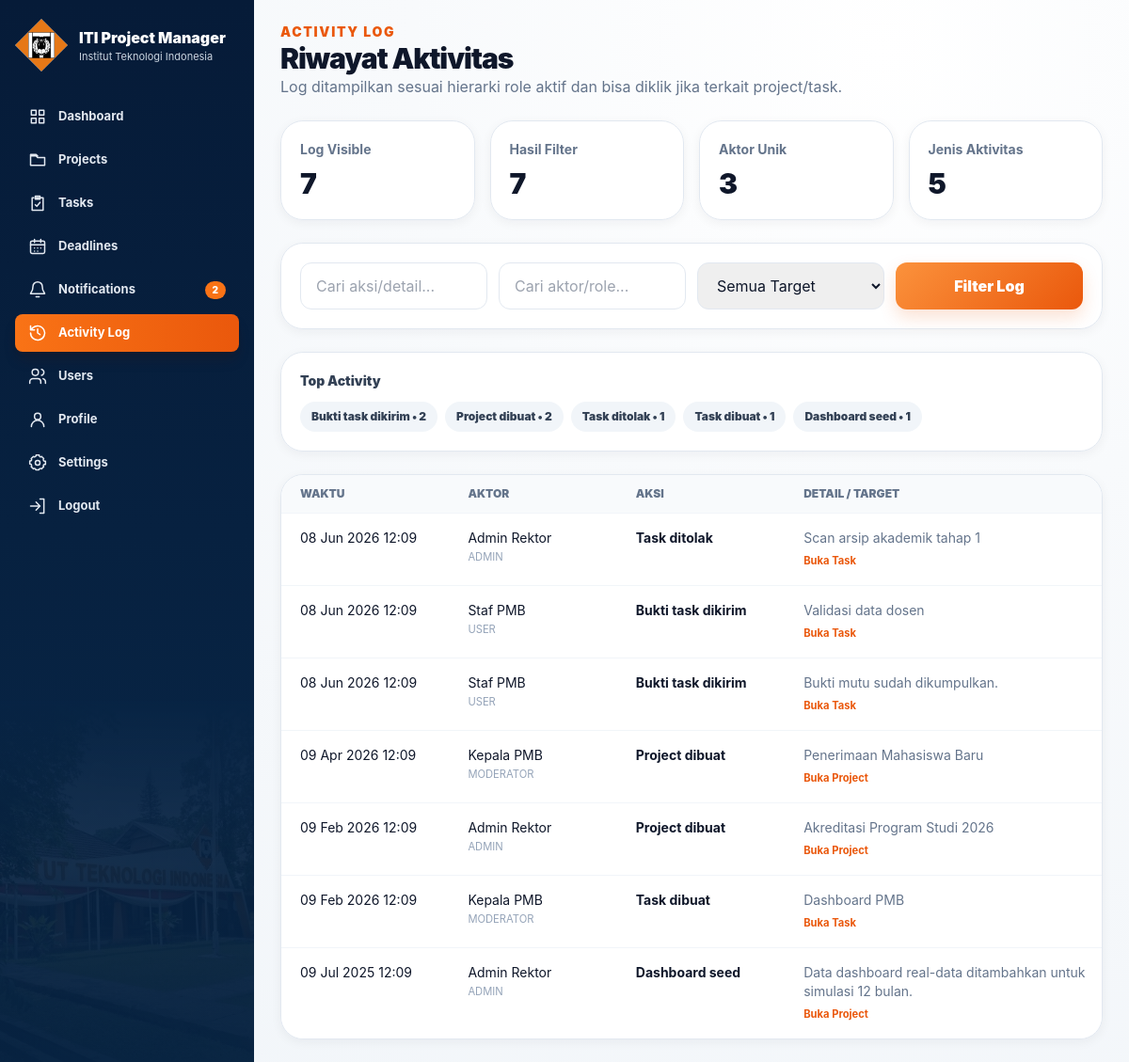
Page /index.php?page=activity (signed in) on the committed database.
### tables this page shows
CREATE TABLE activity_logs (
    id INT AUTO_INCREMENT PRIMARY KEY,
    user_id INT NOT NULL,
    action VARCHAR(180) NOT NULL,
    detail TEXT NULL,
    project_id INT NULL,
    task_id INT NULL,
    created_at DATETIME NOT NULL DEFAULT CURRENT_TIMESTAMP,
    INDEX idx_activity_user (user_id),
    INDEX idx_activity_created (created_at),
    CONSTRAINT fk_activity_user FOREIGN KEY (user_id) REFERENCES users(id),
    CONSTRAINT fk_activity_project FOREIGN KEY (project_id) REFERENCES projects(id) ON DELETE SET NULL,
    CONSTRAINT fk_activity_task FOREIGN KEY (task_id) REFERENCES tasks(id) ON DELETE SET NULL
);

CREATE TABLE users (
    id INT AUTO_INCREMENT PRIMARY KEY,
    name VARCHAR(120) NOT NULL,
    email VARCHAR(160) NOT NULL UNIQUE,
    password_hash VARCHAR(255) NOT NULL,
    role ENUM('SUPERADMIN','ADMIN','MODERATOR','USER') NOT NULL DEFAULT 'USER',
    unit VARCHAR(120) NULL,
    status ENUM('active','inactive') NOT NULL DEFAULT 'active',
    created_by INT NULL,
    created_at DATETIME NOT NULL DEFAULT CURRENT_TIMESTAMP,
    updated_at DATETIME NULL,
    deleted_at DATETIME NULL,
    INDEX idx_users_role (role),
    INDEX idx_users_status (status)
);

### includes/functions.php (called while the page is built, shortened)
<?php
function e($value) {
    return htmlspecialchars((string)$value, ENT_QUOTES, 'UTF-8');
}
function current_user() {
    return $_SESSION['user'] ?? null;
}
function role_rank($role) {
    return [
        'USER' => 1,
        'MODERATOR' => 2,
        'ADMIN' => 3,
        'SUPERADMIN' => 4,
    ][$role] ?? 0;
}
function get_activity_target_url($row) {
    if (!empty($row['task_id'])) {
        return 'actions/task-detail.php?id=' . (int)$row['task_id'];
    }
    if (!empty($row['project_id'])) {
        return 'actions/project-detail.php?id=' . (int)$row['project_id'];
    }
    return 'index.php?page=activity';
}

### pages/activity.php (the view, shortened to what this page needs)
<?php
$user = current_user();
$actionFilter = trim($_GET['action_filter'] ?? '');
$actorFilter = trim($_GET['actor_filter'] ?? '');
$targetFilter = $_GET['target'] ?? 'all';
$stmt = $pdo->query("
    SELECT a.*, u.name, u.role
    FROM activity_logs a
    JOIN users u ON u.id = a.user_id
    ORDER BY a.created_at DESC
    LIMIT 500
");
$all = $stmt->fetchAll();
if ($user['role'] === 'SUPERADMIN') {
    $visible = $all;
} else {
    $visible = array_values(array_filter($all, function($row) use ($user) {
        if ((int)$row['user_id'] === (int)$user['id']) return true;
        return role_rank($row['role']) < role_rank($user['role']);
    }));
}
$rows = array_values(array_filter($visible, function($row) use ($actionFilter, $actorFilter, $targetFilter) {
    if ($actionFilter && stripos($row['action'], $actionFilter) === false && stripos($row['detail'], $actionFilter) === false) return false;
    if ($actorFilter && stripos($row['name'], $actorFilter) === false && stripos($row['role'], $actorFilter) === false) return false;
    if ($targetFilter === 'project' && empty($row['project_id'])) return false;
    if ($targetFilter === 'task' && empty($row['task_id'])) return false;
    if ($targetFilter === 'general' && (!empty($row['project_id']) || !empty($row['task_id']))) return false;
    return true;
}));
$rows = array_slice($rows, 0, 150);
$actionSummary = [];
foreach ($visible as $row) {
    $actionSummary[$row['action']] = ($actionSummary[$row['action']] ?? 0) + 1;
}
arsort($actionSummary);
$topActions = array_slice($actionSummary, 0, 5, true);
?>
<div class="mb-6">
    <p class="text-sm font-black uppercase tracking-wide text-orange-600">Activity Log</p>
    <h2 class="text-3xl font-black">Riwayat Aktivitas</h2>
    <p class="text-slate-500">Log ditampilkan sesuai hierarki role aktif dan bisa diklik jika terkait project/task.</p>
</div>
<div class="mb-6 grid gap-4 md:grid-cols-4">
    <div class="rounded-3xl border border-slate-200 bg-white p-5 shadow-sm">
        <p class="text-sm font-bold text-slate-500">Log Visible</p>
        <strong class="mt-2 block text-3xl font-black"><?= e(count($visible)) ?></strong>
    </div>
    <div class="rounded-3xl border border-slate-200 bg-white p-5 shadow-sm">
        <p class="text-sm font-bold text-slate-500">Hasil Filter</p>
        <strong class="mt-2 block text-3xl font-black"><?= e(count($rows)) ?></strong>
    </div>
    <div class="rounded-3xl border border-slate-200 bg-white p-5 shadow-sm">
        <p class="text-sm font-bold text-slate-500">Aktor Unik</p>
        <strong class="mt-2 block text-3xl font-black"><?= e(count(array_unique(array_column($visible, 'user_id')))) ?></strong>
    </div>
    <div class="rounded-3xl border border-slate-200 bg-white p-5 shadow-sm">
        <p class="text-sm font-bold text-slate-500">Jenis Aktivitas</p>
        <strong class="mt-2 block text-3xl font-black"><?= e(count($actionSummary)) ?></strong>
    </div>
</div>
<form method="get" class="mb-6 rounded-3xl border border-slate-200 bg-white p-5 shadow-sm">
    <div class="grid gap-3 lg:grid-cols-4">
        <input class="rounded-xl border border-slate-200 px-4 py-3" name="action_filter" placeholder="Cari aksi/detail..." value="<?= e($actionFilter) ?>">
        <input class="rounded-xl border border-slate-200 px-4 py-3" name="actor_filter" placeholder="Cari aktor/role..." value="<?= e($actorFilter) ?>">
        <select class="rounded-xl border border-slate-200 px-4 py-3" name="target">
            <?php foreach (['all'=>'Semua Target','project'=>'Terkait Project','task'=>'Terkait Task','general'=>'Umum'] as $key => $label): ?>
                <option value="<?= e($key) ?>" <?= $targetFilter === $key ? 'selected' : '' ?>><?= e($label) ?></option>
            <?php endforeach; ?>
        </select>
        <button class="rounded-xl bg-orange-600 px-4 py-3 font-black text-white">Filter Log</button>
    </div>
</form>
<?php if ($topActions): ?>
<div class="mb-6 rounded-3xl border border-slate-200 bg-white p-5 shadow-sm">
    <p class="mb-3 text-sm font-black text-slate-700">Top Activity</p>
    <div class="flex flex-wrap gap-2">
        <?php foreach ($topActions as $actionName => $count): ?>
            <a class="rounded-full bg-slate-100 px-3 py-2 text-xs font-black text-slate-700 hover:bg-slate-200" href="index.php?page=activity&action_filter=<?= e(urlencode($actionName)) ?>"><?= e($actionName) ?> • <?= e($count) ?></a>
        <?php endforeach; ?>
    </div>
</div>
<?php endif; ?>
<section class="overflow-x-auto rounded-3xl border border-slate-200 bg-white shadow-sm iti-scrollbar">
    <div class="grid min-w-[920px] grid-cols-5 gap-3 bg-slate-50 px-5 py-3 text-xs font-black uppercase text-slate-500">
        <span>Waktu</span>
        <span>Aktor</span>
        <span>Aksi</span>
        <span class="col-span-2">Detail / Target</span>
    </div>
    <?php foreach ($rows as $row): ?>
        <?php $url = get_activity_target_url($row); ?>
        <a href="<?= e($url) ?>" class="grid min-w-[920px] grid-cols-5 gap-3 border-t border-slate-100 px-5 py-4 text-sm hover:bg-slate-50">
            <span><?= e(date('d M Y H:i', strtotime($row['created_at']))) ?></span>
            <span><?= e($row['name']) ?> <small class="block text-slate-400"><?= e($row['role']) ?></small></span>
            <span class="font-bold"><?= e($row['action']) ?></span>
            <span class="col-span-2 text-slate-500">
                <?= e($row['detail']) ?>
                <small class="mt-1 block font-bold text-orange-600">
                    <?= !empty($row['task_id']) ? 'Buka Task' : (!empty($row['project_id']) ? 'Buka Project' : 'Log umum') ?>
                </small>
            </span>
        </a>
    <?php endforeach; ?>
</section>

### rows in the picture
activity_logs: created_at "08 Jun 2026 12:09", user.name "Admin Rektor", user.role "ADMIN", action "Task ditolak", detail "Scan arsip akademik tahap 1", shows "Buka Task"
activity_logs: created_at "08 Jun 2026 12:09", user.name "Staf PMB", user.role "USER", action "Bukti task dikirim", detail "Validasi data dosen", shows "Buka Task"
activity_logs: created_at "08 Jun 2026 12:09", user.name "Staf PMB", user.role "USER", action "Bukti task dikirim", detail "Bukti mutu sudah dikumpulkan.", shows "Buka Task"
activity_logs: created_at "09 Apr 2026 12:09", user.name "Kepala PMB", user.role "MODERATOR", action "Project dibuat", detail "Penerimaan Mahasiswa Baru", shows "Buka Project"
activity_logs: created_at "09 Feb 2026 12:09", user.name "Admin Rektor", user.role "ADMIN", action "Project dibuat", detail "Akreditasi Program Studi 2026", shows "Buka Project"
activity_logs: created_at "09 Feb 2026 12:09", user.name "Kepala PMB", user.role "MODERATOR", action "Task dibuat", detail "Dashboard PMB", shows "Buka Task"
activity_logs: created_at "09 Jul 2025 12:09", user.name "Admin Rektor", user.role "ADMIN", action "Dashboard seed", detail "Data dashboard real-data ditambahkan untuk simulasi 12 bulan.", shows "Buka Project"

### other values in the picture
$label "Dashboard"
$label "Projects"
$label "Tasks"
$label "Deadlines"
$label "Notifications"
$unreadSidebarCount "2"
$label "Activity Log"
$label "Users"
$label "Profile"
$label "Settings"
count($visible) "7"
count($rows) "7"
count(array_unique(array_column($visible, 'user_id'))) "3"
count($actionSummary) "5"
$actionName "Bukti task dikirim"
